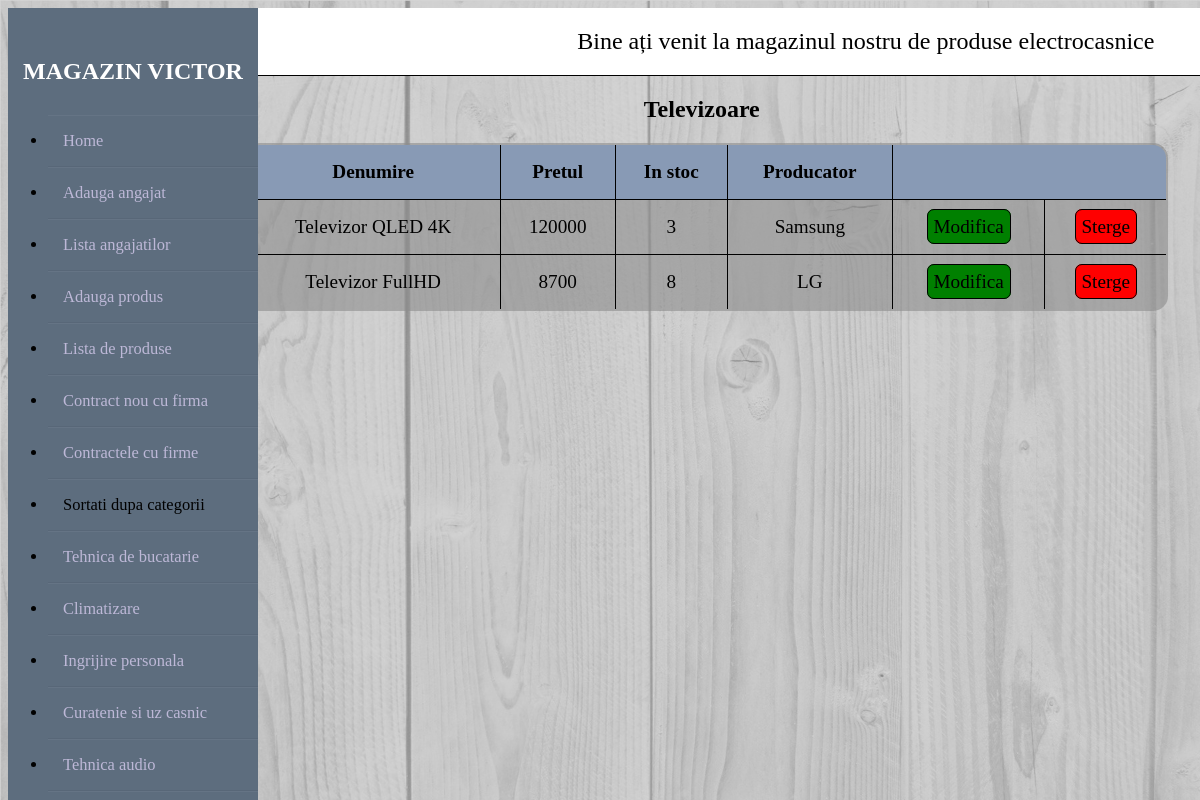
Page /teza/categ-6.php on the committed database.
### tables this page shows
CREATE TABLE `produse` (
  `id_produs` int(11) NOT NULL,
  `denumirea` varchar(100) NOT NULL,
  `pretul` double NOT NULL,
  `nr_stoc` int(11) DEFAULT NULL,
  `id_prod` int(11) NOT NULL,
  `id_categ` int(11) NOT NULL
);

CREATE TABLE `firma` (
  `id_producator` int(11) NOT NULL,
  `tara_producator` varchar(50) NOT NULL,
  `nume_firma` varchar(50) NOT NULL
);

### teza/categ-6.php (the view, shortened to what this page needs)
<?php include('sever.php');
$categorie_6=mysqli_query($db, "SELECT id_produs, denumirea, pretul, nr_stoc, nume_firma FROM produse JOIN firma WHERE id_prod=id_producator and id_categ=6;");
?>
<!DOCTYPE html>
<html>
<head>
  <link rel="stylesheet" type="text/css" href="stil.css">
</head>
<body>
<div class="wrapper">
    <div class="sidebar">
        <h2>Magazin Victor</h2>
        <ul>
            <li><a href="http://localhost/teza/index.php "> Home</a></li>
            <li><a href="http://localhost/teza/adauga_angajat.php "> Adauga angajat</a></li>
            <li><a href="http://localhost/teza/afisare_angajat.php "> Lista angajatilor</a></li>
            <li><a href="http://localhost/teza/adauga_produs.php">Adauga produs</a></li>
            <li><a href="http://localhost/teza/afisare_produs.php">Lista de produse</a></li>
            <li><a href="http://localhost/teza/adauga_contract.php">Contract nou cu firma</a></li>
            <li><a href="http://localhost/teza/afisare_firma.php">Contractele cu firme</a></li>
            <li>Sortati dupa categorii</li>
            <li><a href="http://localhost/teza/categ-1.php">Tehnica de bucatarie</a></li>
            <li><a href="http://localhost/teza/categ-2.php">Climatizare</a></li>
            <li><a href="http://localhost/teza/categ-3.php">Ingrijire personala</a></li>
            <li><a href="http://localhost/teza/categ-4.php">Curatenie si uz casnic</a></li>
            <li><a href="http://localhost/teza/categ-5.php">Tehnica audio</a></li>
            <li><a href="http://localhost/teza/categ-6.php">Televizoare</a></li>
        </ul>
    </div>
    <div class="main_content">
        <div class="header"> &nbsp &nbsp &nbsp &nbsp &nbsp &nbsp &nbsp &nbsp &nbsp &nbsp &nbsp &nbsp &nbsp &nbsp &nbsp &nbsp &nbsp &nbsp &nbsp &nbsp &nbsp &nbsp &nbsp &nbsp &nbsp &nbsp &nbsp &nbsp &nbsp   Bine ați venit la magazinul nostru de produse electrocasnice</div>
    </div>
</div>
 <h2><center>&nbsp &nbsp &nbsp &nbsp &nbsp &nbsp&nbsp &nbsp &nbsp &nbsp &nbsp &nbsp&nbsp &nbsp &nbsp &nbsp &nbsp &nbsp Televizoare</center></h2>
<table border="1" style="border-radius: 15px 15px 15px 15px;">
    <thead >
        <tr class="cap">
            <th>Denumire</th>
            <th>Pretul</th>
            <th>In stoc</th>
            <th>Producator</th>
            <th colspan="2"></th>
        </tr>
    </thead>
    <tbody>
      <?php  while($row = mysqli_fetch_array($categorie_6)) { ?>
          <tr>
          <td><?php echo $row['denumirea']; ?></td>
          <td><?php echo $row['pretul']; ?></td>
          <td><?php echo $row['nr_stoc']; ?></td>
          <td><?php echo $row['nume_firma']; ?></td>
          <td>
          <a class="buton1" href="adauga_produs.php?edit3=<?php echo $row['id_produs']; ?>">Modifica</a>
          </td>
          <td>
                <a class="buton2" href="sever.php?del3=<?php echo $row['id_produs']; ?> ">Sterge</a>
          </td>
        </tr>
       <?php } ?>
    </tbody>
  </table>
</body>
</html>

### teza/stil.css (style rules this page uses)
body { background-image: url(backphoto.png); background-size: cover; background-attachment: fixed; }
a { text-decoration: none; }
table { border:2px solid black; width: 78%; margin-left: 20% ; border-collapse: collapse; border-radius: 10px 10px 10px 10px; overflow: hidden; background-color:rgba(140,140,140,0.6); }
tr { border-bottom: 1px solid black; }
th, td { border-bottom: 1px solid black; height: 30px; padding: 12px; text-align:center; font-size: 1.2em; }
thead { background-color: #889ab5 ; }
.wrapper .sidebar { width: 250px; height: 100%; background: #5D6D7E ; padding: 30px 0px; position: fixed; }
.wrapper .sidebar h2 { color: #fff; text-transform: uppercase; text-align: center; margin-bottom: 30px; }
.wrapper .sidebar ul li { padding: 15px; border-bottom: 1px solid #bdb8d7; border-bottom: 1px solid rgba(0,0,0,0.05); border-top: 1px solid rgba(255,255,255,0.05); font-size: 20px; }
.wrapper .sidebar ul li a { color: #bdb8d7; display: block; }
.wrapper .main_content { width: 84%; margin-left: 17%; }
.wrapper .main_content .header { padding: 20px; background: #fff; color: black; border-bottom: 1px solid black; font-size: 24px; }
.buton1 { padding: 0.3em; font-size: 1em; border-radius: 7px; border:1px solid black; background-color: green; color: black; text-decoration: none; }
.buton2 { padding: 0.3em; font-size: 1em; border-radius: 7px; border:1px solid black; background-color: red; color: black; text-decoration: none; }

### teza/categ-6.php (style rules this page uses)
.wrapper .sidebar ul li { padding: 15px; border-bottom: 1px solid #bdb8d7; border-bottom: 1px solid rgba(0,0,0,0.05); border-top: 1px solid rgba(255,255,255,0.05); font-size: 1.03em; }

### rows in the picture
produse: denumirea "Televizor QLED 4K", pretul "120000", nr_stoc "3", id_prod.nume_firma "Samsung"
produse: denumirea "Televizor FullHD", pretul "8700", nr_stoc "8", id_prod.nume_firma "LG"
